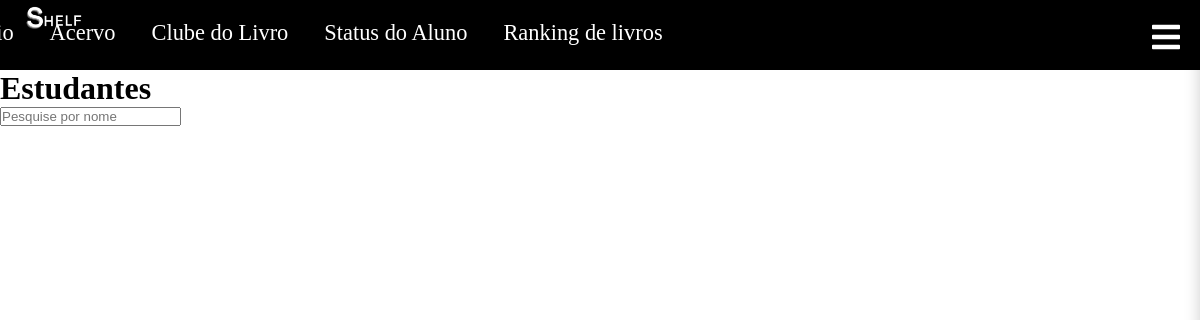
The page /estudantes.php on the database as committed earlier.
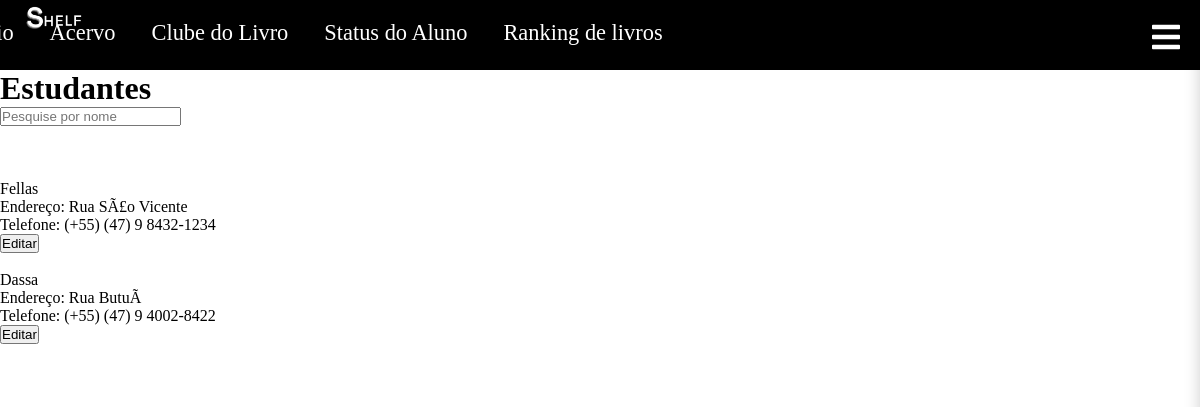
The same page on the database as committed later.
### tables this page shows
CREATE TABLE `cadastroalunos` (
  `id` int(11) NOT NULL,
  `nome` varchar(140) NOT NULL,
  `turma` varchar(140) NOT NULL,
  `telefone` varchar(25) NOT NULL,
  `endereco` varchar(140) NOT NULL,
  `nMatricula` int(10) NOT NULL
);

### estudantes.php (the view, shortened to what this page needs)
<!DOCTYPE html>
<html lang="en">
<head>
    <link rel="stylesheet" href="https://cdnjs.cloudflare.com/ajax/libs/font-awesome/5.15.3/css/all.min.css">
</head>
<body>
<nav class="navbar">
        <img src="Imagens/logo.png"class="logoo" >
        <a href="index.php">Início</a>
        <a href="catalogo.php">Acervo</a>
        <a href="clubeLivro.php">Clube do Livro</a>
        <a href="statusAluno.php">Status do Aluno</a>
        <a href="rankingLivros.php">Ranking de livros</a>
        <div class="icon-menu white" id="icon-menu">
            <i class="fas fa-bars fa-2xl"></i>
        </div>
    </nav>
</body>
</html>
<!DOCTYPE html>
<html lang="pt-BR">
<html>
<head>
    <link rel="stylesheet" href="">
</head>
<body>
    <h1>Estudantes</h1>
    <?php
    $hostname = '127.0.0.1';
    $user = 'root';
    $password = 'root';
    $database = 'biblioteca';
    $conexao = new mysqli($hostname, $user, $password, $database);
    if ($conexao->connect_errno) {
        echo 'Failed to connect to MySQL: ' . $conexao->connect_error;
        exit();
    } else {
        $mostrarestudantes = 'SELECT * FROM `cadastroalunos`';
        $resultado = $conexao->query($mostrarestudantes);
        echo "<input type='text' id='pesquisa' onkeyup='showHint(this.value)' placeholder='Pesquise por nome'>
        <span id='txtHint'></span>
        <script>
        function showHint(str) {
            if (str.length == 0) {
              document.getElementById('txtHin').innerHTML = '';
              return;
            }
            const xhttp = new XMLHttpRequest();
            xhttp.onreadystatechange = function() {
                if (this.readyState == 4 && this.status == 200) {
                    document.getElementById('txtHint').innerHTML = this.responseText;
                }
            };
            xhttp.open('GET', 'estudantesPesquisar.php?nomePesquisado='+str, true);
            xhttp.send();
          }
        </script>";
        echo "<br><br><a href='estudantesCadastrar.php' class=''>Cadastrar estudantes</a><br>";
        while ($row = mysqli_fetch_array($resultado)) {
            echo "<br>" . $row['nome'] . "<br>Endereço: " . $row['endereco'] ."<br>Telefone: (+55) " . $row['telefone'];
            echo "<form method='post' action='estudantesAtualizar.php'>
                    <input type='hidden' value='" . $row['id'] . "' id='id' name='id'>
                    <input type='submit' value='Editar'>
                    </form>";
        }
    }
    ?>
    <br><a href='index.php'>Voltar</a>
</body>
</html>

### estudantes.php (style rules this page uses)
* { margin: 0; padding: 0; text-decoration: none; text-transform: none; }
.navbar { text-align: center; background-color: rgb(0, 0, 0); height: 70px; overflow-x: hidden; }
.navbar a { justify-content: center; align-items: center; left: -18rem; position: relative; top: 20px; margin: 0 1rem; font-size: 1.4rem; color: #ffffff; text-decoration: none; }
.navbar .icon-menu { font-size: 2rem; color: #ffffff; cursor: pointer; }
.logoo { left:1%; position: absolute; width:7%; top:-5px; }
.icon-menu { position: fixed; top: 20px; right: 20px; cursor: pointer; color: #fff; font-size: 2rem; z-index: 1001; }
.icon-menu.white { color: #fff; }
a { color: #fff; text-decoration: none; }

Rows that differ between the two databases and show on the page:
added cadastroalunos: nome "Fellas", endereco "Rua SÃ£o Vicente", telefone "(47) 9 8432-1234"
added cadastroalunos: nome "Dassa", endereco "Rua ButuÃ­", telefone "(47) 9 4002-8422"
